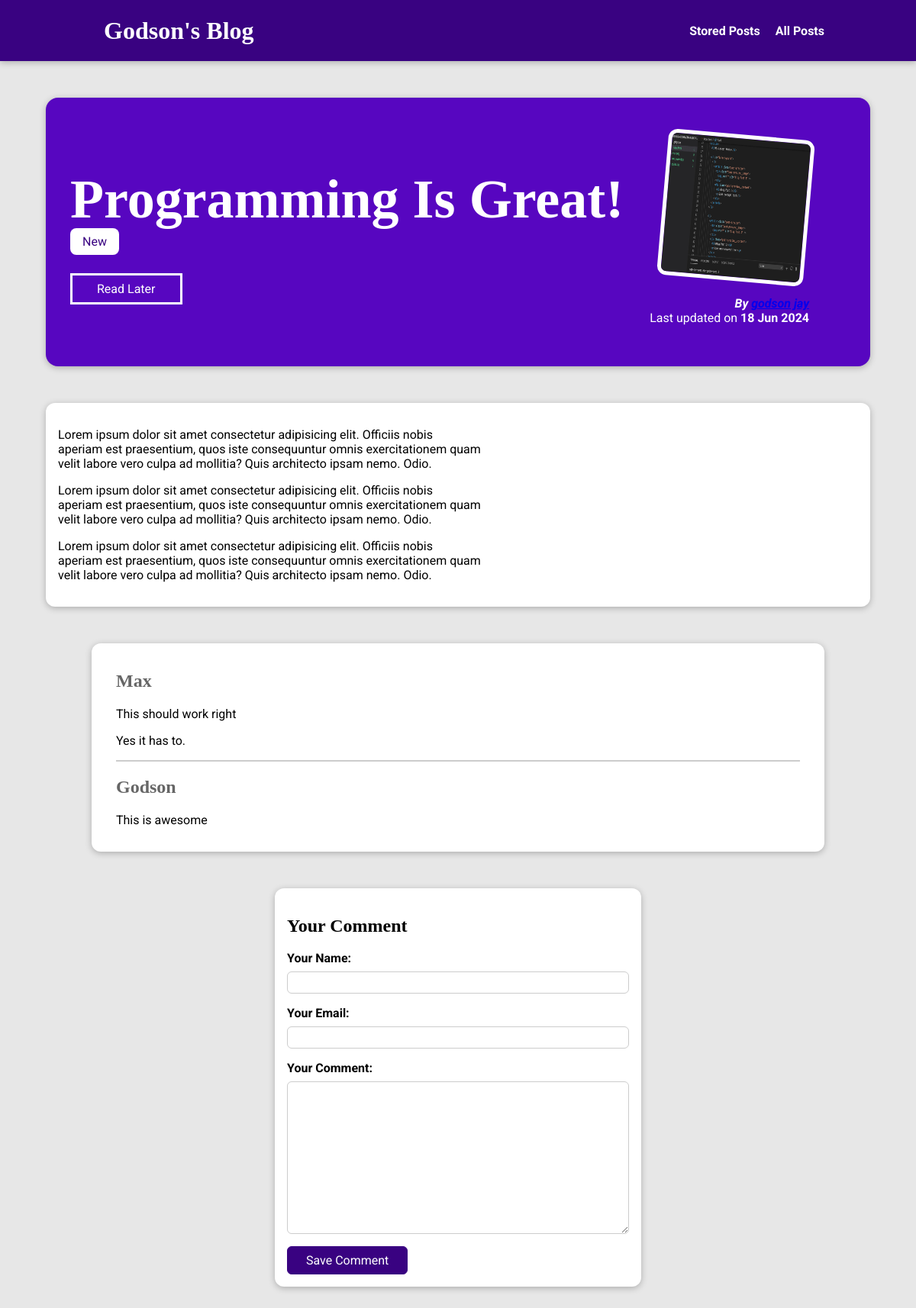
Page /posts/programming-is-fun on the committed database.
### blog/models.py (models this page shows, shortened)
class Post(models.Model):
    title = models.CharField(max_length=150)
    excerpt = models.CharField(max_length=200)
    image = models.ImageField(upload_to="posts", null=True)
    date = models.DateField(auto_now=True)
    slug = models.SlugField(unique=True, db_index=True)
    content = models.TextField(validators=[MinLengthValidator(10)])
    author = models.ForeignKey(Author, on_delete=models.SET_NULL, null=True, related_name="posts")
    tags = models.ManyToManyField(Tag)

class Tag(models.Model):
    caption = models.CharField(max_length=20)

class Author(models.Model):
    first_name = models.CharField(max_length=100)
    last_name = models.CharField(max_length=100)
    email_address = models.EmailField()
    def full_name(self):
        return f"{self.first_name} {self.last_name}"
    def __str__(self):
        return self.full_name()

class Comment(models.Model):
    user_name = models.CharField(max_length=120)
    user_email = models.EmailField()
    text = models.TextField(max_length=400)
    post = models.ForeignKey(Post, on_delete=models.CASCADE, related_name="comments")

### blog/views.py (the view, shortened to what this page needs)
# urls.py: path("posts/<slug:slug>", views.SinglePostView.as_view(), name="post-detail-page"),
class SinglePostView(View):
    def is_stored_posts(self, request, post_id):
        stored_posts = request.session.get("stored_posts")
        if stored_posts is not None:
            is_saved_for_later = post_id in stored_posts
        else:
            is_saved_for_later = False
        return is_saved_for_later
    def get(self, request, slug):
        post = Post.objects.get(slug=slug)
        context = {
            "post": post,
            "post_tags": post.tags.all(),
            "comment_form": CommentForm(),
            "comments": post.comments.all().order_by("-id"),
            "saved_for_later": self.is_stored_posts(request, post.id)
        }
        return render(request, "blog/post-detail.html", context)

### blog/forms.py
class CommentForm(forms.ModelForm):
    class Meta:
        model = Comment
        exclude = ["post"]
        labels = {
            "user_name": "Your Name",
            "user_email": "Your Email",
            "text": "Your Comment"
        }

### blog/templates/blog/post-detail.html (shortened to what this page needs)
{% extends "base.html" %}
{% load static %}
{% block css_files %}
  <link rel="stylesheet" href="{% static 'blog/post.css' %}" />
{% endblock %}
{% block content %}
<section id="summary">
    <h2>{{ post.title }}</h2>
    <div>
      {% for tag in post_tags %}
        <span class="tag">{{ tag.caption }}</span>
      {% endfor %}
    </div>
    <div id="read-later">
      <form action="{% url 'read-later' %}" method="POST">
        <button>
          {% if saved_for_later %}
            Remove from "Read Later" List
          {% else %}
            Read Later
          {% endif %}
        </button>
      </form>
    </div>
    <article>
        <img src="{{ post.image.url }}" alt="{{ post.title }}" />
        <address>By <a href="mailto:{{ post.author.email_address }}">{{ post.author }}</a></address>
        <div>
            Last updated on <time>{{ post.date|date:"d M Y"}}</time>
        </div>
    </article>
</section>
<main>
    {{ post.content|linebreaks }}
</main>
<section id="comments">
  <ul>
    {% for comment in comments %}
      <li>
        <h2>{{ comment.user_name }}</h2>
        <p>{{ comment.text|linebreaks }}</p>
      </li>
    {% endfor %}
  </ul>
</section>
<section id="comment-form">
  <h2>Your Comment</h2>
  <form action="{% url 'post-detail-page' post.slug %}" method="POST">
    {% for form_field in comment_form %}
      <div class="form-control {% if form_field.errors %}invalid{% endif %}">
        {{ form_field.label_tag }}
        {{ form_field }}
      </div>
    {% endfor %}
    <button>Save Comment</button>
  </form>
</section>
{% endblock %}

### templates/base.html (shortened to what this page needs)
{% load static %}
<!DOCTYPE html>
<html lang="en">
<head>
    <link rel="stylesheet" href="{% static 'app.css' %}">
    {% block css_files %}{% endblock %}
</head>
<body>
    <header id="main-navigation">
        <h1><a href="{% url 'starting-page' %}">Godson's Blog</a></h1>
        <nav>
            <a href="{% url 'read-later' %}">Stored Posts</a>
            <a href="{% url 'posts-page' %}">All Posts</a>
        </nav>
    </header>
    {% block content %}
    {% endblock %}
</body>
</html>

### static/app.css (style rules this page uses)
* { box-sizing: border-box; }
html { font-family: "Roboto", sans-serif; }
body { margin: 0; }
h1, h2, h3 { font-family: "Caveat", cursive; font-weight: bold; }
#main-navigation { width: 100%; height: 5rem; display: flex; justify-content: space-between; align-items: center; padding: 0 10%; position: absolute; top: 0; left: 0; }
#main-navigation a { text-decoration: none; color: white; font-weight: bold; margin-left: 1rem; }

### blog/static/blog/post.css (style rules this page uses)
body { background-color: #e7e7e7; }
#main-navigation { background-color: #390281; box-shadow: 0 2px 8px rgba(0, 0, 0, 0.25); }
#summary { margin: 8rem auto 3rem auto; padding: 2rem; width: 90%; max-width: 90rem; border-radius: 16px; background-color: #5706c0; position: relative; box-shadow: 0 2px 8px rgba(0, 0, 0, 0.25); height: 22rem; }
#summary h2 { color: white; font-size: 4.5rem; margin-bottom: 0.25rem; }
#summary article { position: absolute; top: 2rem; right: 3rem; padding: 1rem 2rem; border-radius: 12px; text-align: right; color: white; }
#summary article img { width: 12rem; height: 12rem; border-radius: 12px; transform: rotateZ(5deg); border: 5px solid white; margin-bottom: 1rem; }
#summary address { font-weight: bold; }
#summary time { font-weight: bold; }
#read-later { margin: 2rem 0; }
#read-later button { background-color: transparent; border: solid white; padding: 0.5rem 2rem; font: inherit; color: white; cursor: pointer; }
main { width: 90%; max-width: 90rem; margin: 3rem auto; background-color: white; padding: 1rem; border-radius: 12px; box-shadow: 0 2px 8px rgba(0, 0, 0, 0.25); }
.tag { background-color: white; color: #390281; padding: 0.5rem 1rem; border-radius: 8px; }
#comment-form { margin: 3rem auto; width: 90%; max-width: 30rem; border-radius: 12px; background-color: white; box-shadow: 0 2px 8px rgba(0, 0, 0, 0.25); padding: 1rem; }
#comment-form button { font: inherit; background-color: #390281; color: white; border: 1px solid #390281; padding: 0.5rem 1.5rem; border-radius: 6px; cursor: pointer; }
.form-control { margin-bottom: 1rem; }
.form-control label { font-weight: bold; margin-bottom: 0.5rem; display: block; }
.form-control input, .form-control textarea { display: block; width: 100%; font: inherit; padding: 0.25rem; border-radius: 6px; border: 1px solid #ccc; }
#comments { margin: 3rem auto; width: 90%; max-width: 60rem; border-radius: 12px; background-color: white; box-shadow: 0 2px 8px rgba(0, 0, 0, 0.25); padding: 1rem 2rem; }
#comments ul { list-style: none; margin: 0; padding: 0; }
#comments li { margin-bottom: 1rem; border-bottom: 2px solid #ccc; }
#comments li:last-of-type { border-bottom: none; }
#comments h2 { color: #666666; }

### rows in the picture
Post: title "Programming Is Great!", image (picture), author "godson jay", date "18 Jun 2024", content "Lorem ipsum dolor sit amet consectetur adipisicing elit. Officiis nobis aperiam est praesentium, quos iste consequuntur omnis exercitationem quam velit labore vero culpa ad mollitia? Quis architecto ipsam nemo. Odio. Lorem ipsum dolor sit amet consectetur adipisicing elit. Officiis nobis aperiam est praesentium, quos iste consequuntur omnis exercitationem quam velit labore vero culpa ad mollitia? Quis architecto ipsam nemo. Odio. Lorem ipsum dolor sit amet consectetur adipisicing elit. Officiis nobis aperiam est praesentium, quos iste consequuntur omnis exercitationem quam velit labore vero culpa ad mollitia? Quis architecto ipsam nemo. Odio."
Tag: caption "New"
Comment: user_name "Max", text "This should work right Yes it has to."
Comment: user_name "Godson", text "This is awesome"
